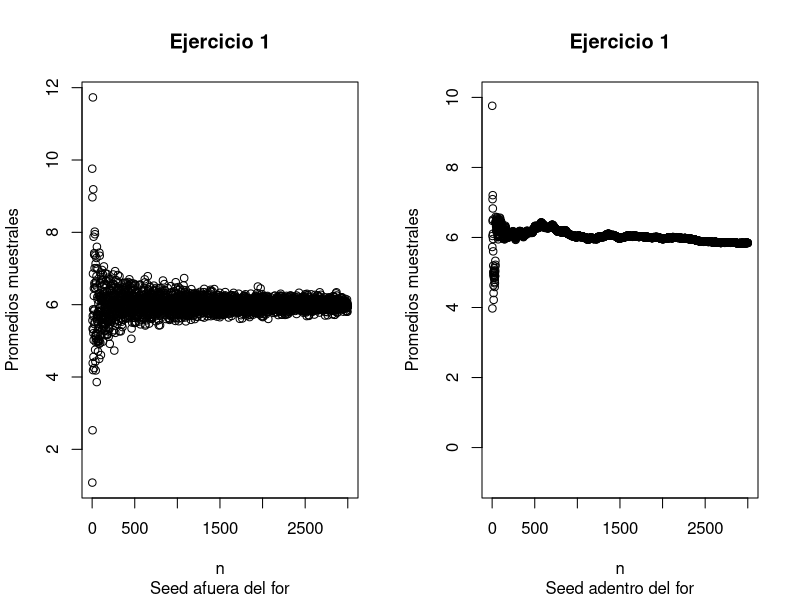
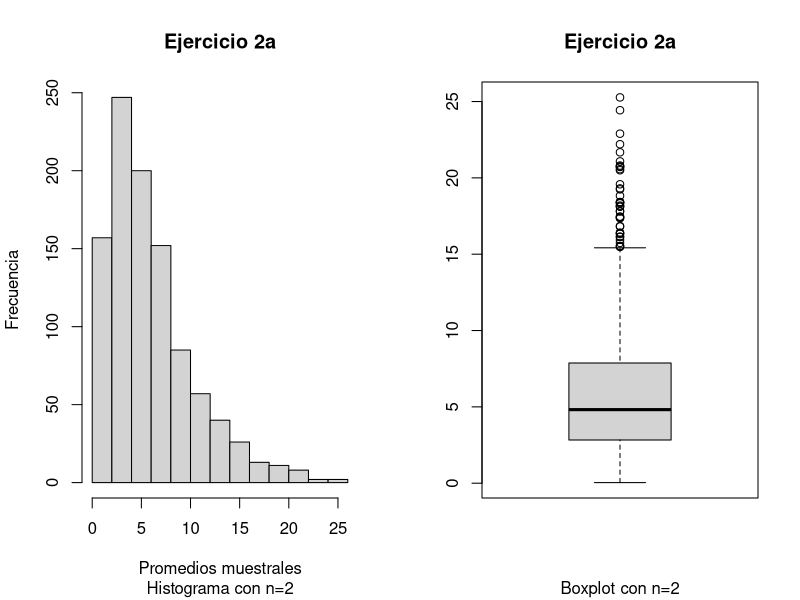
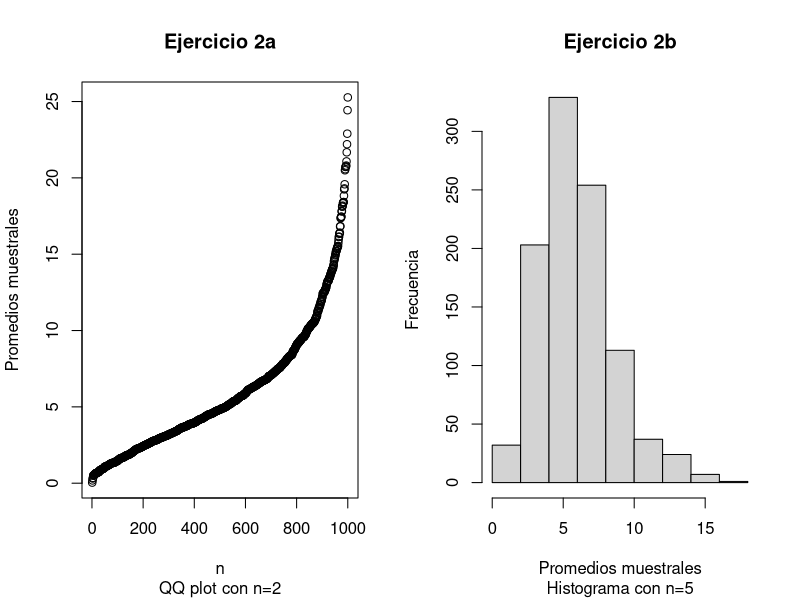
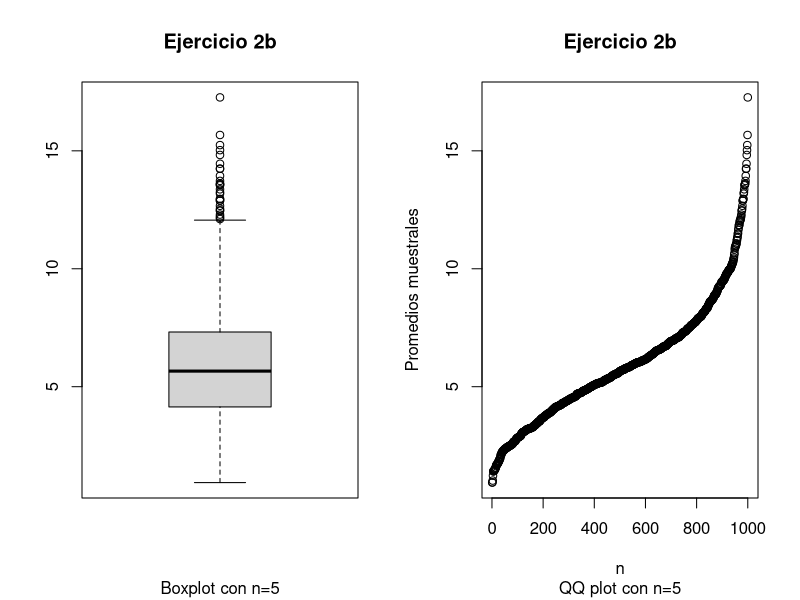
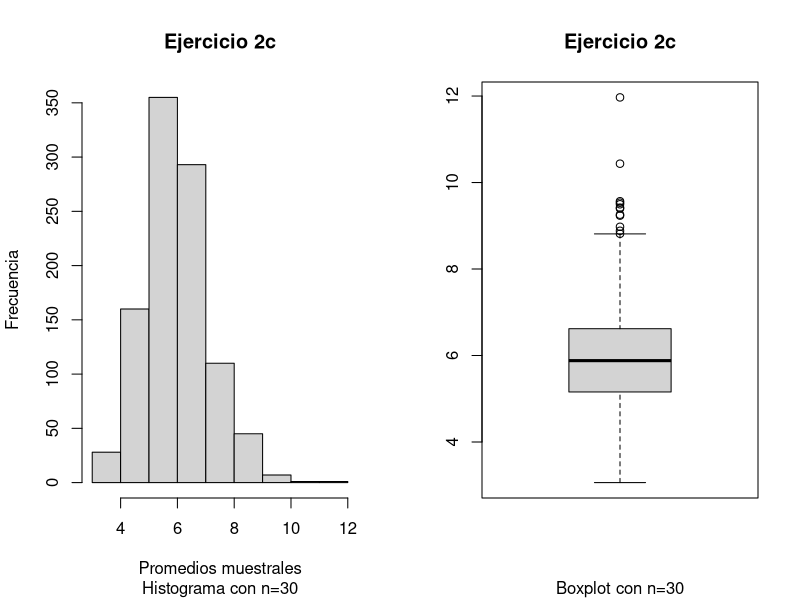
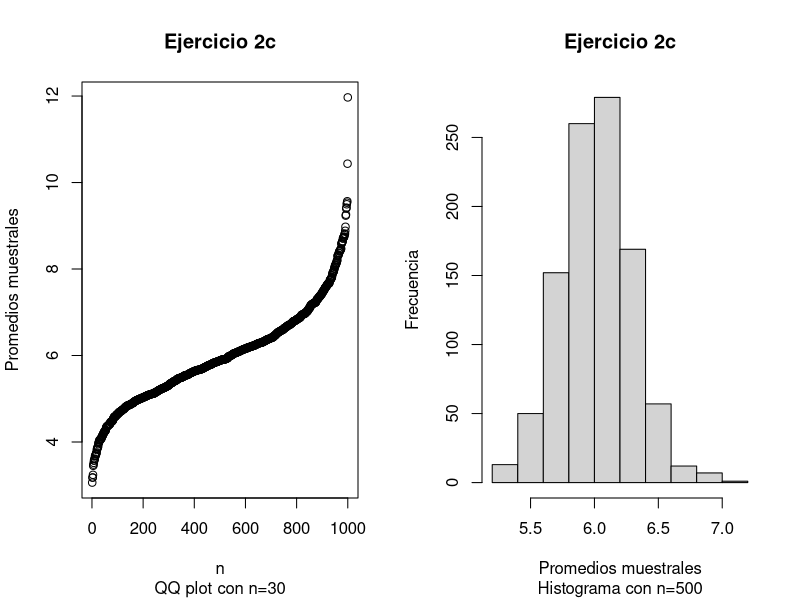
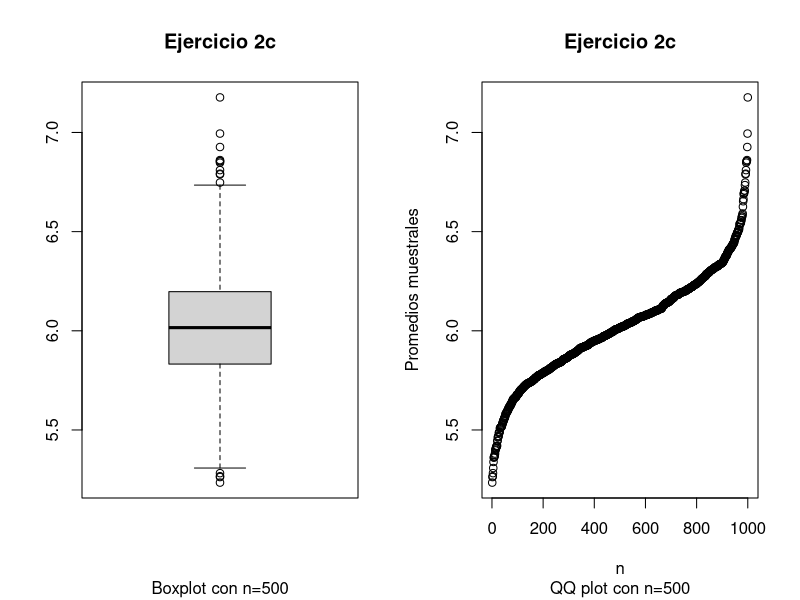
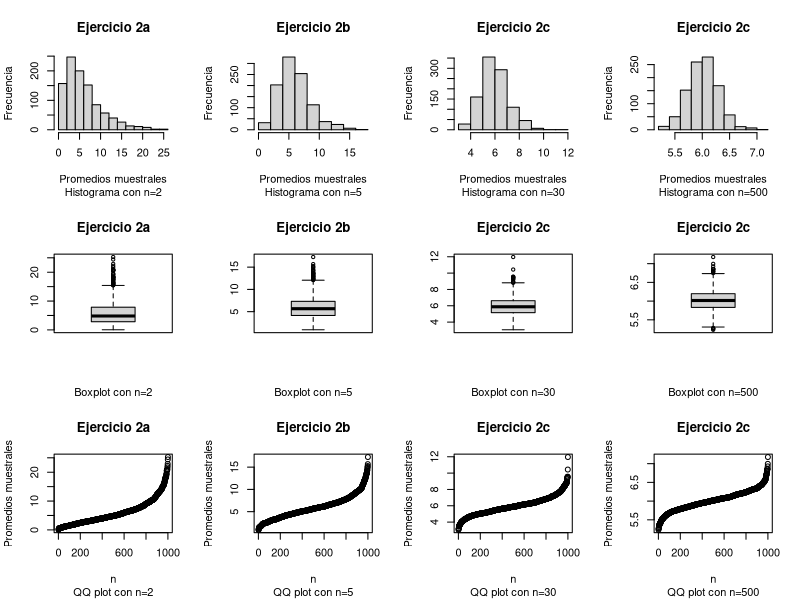

The R script that drew these images, in order:
##EJERCICIO 1

#Fijo la semilla afuera del for
lambda = 1/6
set.seed(17)
promediosMuestrales1 = c()
for(i in 1:3000){
  muestraEjercicio1 = rexp(i, lambda)
  promediosMuestrales1 = c(promediosMuestrales1, sum(muestraEjercicio1)/i)
}

#plot(array(1:3000), promediosMuestrales, main = "Ejercicio 1", sub="Seed afuera del for", xlab="n", ylab="Promedios muestrales")

#Fijo la semilla adentro del for
lambda = 1/6
promediosMuestrales2 = c()
for(i in 1:3000){
  set.seed(17)
  muestraEjercicio1 = rexp(i, lambda)
  promediosMuestrales2 = c(promediosMuestrales2, sum(muestraEjercicio1)/i)
}

#plot(array(1:3000), promediosMuestrales, ylim = c(-1, 10), main = "Ejercicio 1", sub = "Seed adentro del for", xlab="n", ylab = "Promedios muestrales")

# comparación de todos los gráficos del punto 1
par(mfrow=c(1,2))
plot(array(1:3000), promediosMuestrales1, main = "Ejercicio 1", sub="Seed afuera del for", xlab="n", ylab="Promedios muestrales")
plot(array(1:3000), promediosMuestrales2, ylim = c(-1, 10), main = "Ejercicio 1", sub = "Seed adentro del for", xlab="n", ylab = "Promedios muestrales")

## EJERCICIO 2
# (a)
lambda = 1/6
promediosMuestrales1 = c()
for(i in 1:1000){
  muestra = rexp(2, lambda)
  promedio = sum(muestra)/2 
  promediosMuestrales1 = c(promediosMuestrales1, promedio)
}
hist(promediosMuestrales1, main = "Ejercicio 2a", sub = "Histograma con n=2", xlab = "Promedios muestrales", ylab="Frecuencia")
boxplot(promediosMuestrales1, main = "Ejercicio 2a", sub = "Boxplot con n=2")
qqplot(array(1:1000), promediosMuestrales1, main = "Ejercicio 2a", sub = "QQ plot con n=2", xlab = "n", ylab="Promedios muestrales")

# (b)

lambda = 1/6
promediosMuestrales2 = c()
for(i in 1:1000){
  muestra = rexp(5, lambda)
  promedio = sum(muestra)/5
  promediosMuestrales2 = c(promediosMuestrales2, promedio)
}
hist(promediosMuestrales2, main = "Ejercicio 2b", sub = "Histograma con n=5", xlab = "Promedios muestrales", ylab="Frecuencia")
boxplot(promediosMuestrales2, main = "Ejercicio 2b", sub = "Boxplot con n=5")
qqplot(array(1:1000), promediosMuestrales2, main = "Ejercicio 2b", sub = "QQ plot con n=5", xlab = "n", ylab="Promedios muestrales")

# (c)

# n = 30

lambda = 1/6
promediosMuestrales3 = c()
for(i in 1:1000){
  muestra = rexp(30, lambda)
  promedio = sum(muestra)/30
  promediosMuestrales3 = c(promediosMuestrales3, promedio)
}
hist(promediosMuestrales3, main = "Ejercicio 2c", sub = "Histograma con n=30", xlab = "Promedios muestrales", ylab="Frecuencia")
boxplot(promediosMuestrales3, main = "Ejercicio 2c", sub = "Boxplot con n=30")
qqplot(array(1:1000), promediosMuestrales3, main = "Ejercicio 2c", sub = "QQ plot con n=30", xlab = "n", ylab="Promedios muestrales")

# n = 500

lambda = 1/6
promediosMuestrales4 = c()
for(i in 1:1000){
  muestra = rexp(500, lambda)
  promedio = sum(muestra)/500
  promediosMuestrales4 = c(promediosMuestrales4, promedio)
}
hist(promediosMuestrales4, main = "Ejercicio 2c", sub = "Histograma con n=500", xlab = "Promedios muestrales", ylab="Frecuencia")
boxplot(promediosMuestrales4, main = "Ejercicio 2c", sub = "Boxplot con n=500")
qqplot(array(1:1000), promediosMuestrales4, main = "Ejercicio 2c", sub = "QQ plot con n=500", xlab = "n", ylab="Promedios muestrales")

# comparación de todos los gráficos del punto 2
par(mfrow=c(3,4))
hist(promediosMuestrales1, main = "Ejercicio 2a", sub = "Histograma con n=2", xlab = "Promedios muestrales", ylab="Frecuencia")
hist(promediosMuestrales2, main = "Ejercicio 2b", sub = "Histograma con n=5", xlab = "Promedios muestrales", ylab="Frecuencia")
hist(promediosMuestrales3, main = "Ejercicio 2c", sub = "Histograma con n=30", xlab = "Promedios muestrales", ylab="Frecuencia")
hist(promediosMuestrales4, main = "Ejercicio 2c", sub = "Histograma con n=500", xlab = "Promedios muestrales", ylab="Frecuencia")
boxplot(promediosMuestrales1, main = "Ejercicio 2a", sub = "Boxplot con n=2")
boxplot(promediosMuestrales2, main = "Ejercicio 2b", sub = "Boxplot con n=5")
boxplot(promediosMuestrales3, main = "Ejercicio 2c", sub = "Boxplot con n=30")
boxplot(promediosMuestrales4, main = "Ejercicio 2c", sub = "Boxplot con n=500")
qqplot(array(1:1000), promediosMuestrales1, main = "Ejercicio 2a", sub = "QQ plot con n=2", xlab = "n", ylab="Promedios muestrales")
qqplot(array(1:1000), promediosMuestrales2, main = "Ejercicio 2b", sub = "QQ plot con n=5", xlab = "n", ylab="Promedios muestrales")
qqplot(array(1:1000), promediosMuestrales3, main = "Ejercicio 2c", sub = "QQ plot con n=30", xlab = "n", ylab="Promedios muestrales")
qqplot(array(1:1000), promediosMuestrales4, main = "Ejercicio 2c", sub = "QQ plot con n=500", xlab = "n", ylab="Promedios muestrales")

# (e)
data <- data.frame(promediosMuestrales1, promediosMuestrales2, promediosMuestrales3, promediosMuestrales4)
boxplot(data, main = "Ejercicio 2e", sub = "Boxplots con n = 2, 5, 30 y 500", las = 2, names=c("n = 2", "n = 5", "n = 30", "n = 500"))

## EJERCICIO 3

# (a)

lambda = 1/6
# esperanza de una v.a con dist. exponencial = 1/lambda
esperanza = 1/lambda
# varianza de una v.a con dist. exponencial = 1/(lambda ^ 2)
varianza = 1/(lambda ^ 2)

# (b)

transformaciones1 = c()
for(i in 1:1000){
  muestra = rexp(2, lambda)
  transformacion = (sum(muestra)/2 - esperanza)/sqrt(varianza/2) 
  transformaciones1 = c(transformaciones1, transformacion)
}

transformaciones2 = c()
for(i in 1:1000){
  muestra = rexp(5, lambda)
  transformacion = (sum(muestra)/5 - esperanza)/sqrt(varianza/5) 
  transformaciones2 = c(transformaciones2, transformacion)
}

transformaciones3 = c()
for(i in 1:1000){
  muestra = rexp(30, lambda)
  transformacion = (sum(muestra)/30 - esperanza)/sqrt(varianza/30) 
  transformaciones3 = c(transformaciones3, transformacion)
}

transformaciones4 = c()
for(i in 1:1000){
  muestra = rexp(500, lambda)
  transformacion = (sum(muestra)/500 - esperanza)/sqrt(varianza/500) 
  transformaciones4 = c(transformaciones4, transformacion)
}

# data <- data.frame(transformaciones1, transformaciones2, transformaciones3, transformaciones4)
# boxplot(data, main = "Ejercicio 3b", sub = "Transformaciones con n = 2, 5, 30 y 500", las = 2, names=c("n = 2", "n = 5", "n = 30", "n = 500"))
# par(mfrow=c(1,4))
# qqplot(array(1:1000), transformaciones1, main = "Ejercicio 3b", sub = "QQ plot con n=2", xlab = "n", ylab="Promedios muestrales")
# qqplot(array(1:1000), transformaciones2, main = "Ejercicio 3b", sub = "QQ plot con n=5", xlab = "n", ylab="Promedios muestrales")
# qqplot(array(1:1000), transformaciones3, main = "Ejercicio 3b", sub = "QQ plot con n=30", xlab = "n", ylab="Promedios muestrales")
# qqplot(array(1:1000), transformaciones4, main = "Ejercicio 3b", sub = "QQ plot con n=500", xlab = "n", ylab="Promedios muestrales")

# (c)

par(mfrow=c(1,4))
hist(transformaciones1, prob=TRUE, xlim = c(-5,5), ylim = c(0,0.6), main = "Ejercicio 3c", sub = "Histograma con n=2", xlab = "Valor aproximado", ylab="Frecuencia")
curve(dnorm(x, mean = 0, sd = 1), col="blue", add = TRUE)
hist(transformaciones2, prob=TRUE, xlim = c(-5,5), ylim = c(0,0.6), main = "Ejercicio 3c", sub = "Histograma con n=5", xlab = "Valor aproximado", ylab="Frecuencia")
curve(dnorm(x, mean = 0, sd = 1),col="blue", add = TRUE)
hist(transformaciones3, prob=TRUE, xlim = c(-5,5), ylim = c(0,0.6), main = "Ejercicio 3c", sub = "Histograma con n=30", xlab = "Valor aproximado", ylab="Frecuencia")
curve(dnorm(x, mean = 0, sd = 1),col="blue", add = TRUE)
hist(transformaciones4, prob=TRUE, xlim = c(-5,5), ylim = c(0,0.6), main = "Ejercicio 3c", sub = "Histograma con n=500", xlab = "Valor aproximado", ylab="Frecuencia")
curve(dnorm(x, mean = 0, sd = 1),col="blue", add = TRUE)

## EJERCICIO 4

# (1)

#Fijo la semilla afuera del for
n = 5
p = 0.1
set.seed(17)
promediosMuestrales1 = c()
for(i in 1:3000){
  muestraEjercicio1 = rbinom(i, n, p)
  promediosMuestrales1 = c(promediosMuestrales1, sum(muestraEjercicio1)/i)
}

#plot(array(1:3000), promediosMuestrales, main = "Ejercicio 1", sub="Seed afuera del for", xlab="n", ylab="Promedios muestrales")

#Fijo la semilla adentro del for
promediosMuestrales2 = c()
for(i in 1:3000){
  set.seed(17)
  muestraEjercicio1 = rbinom(i, n, p)
  promediosMuestrales2 = c(promediosMuestrales2, sum(muestraEjercicio1)/i)
}

#plot(array(1:3000), promediosMuestrales, ylim = c(-1, 10), main = "Ejercicio 1", sub = "Seed adentro del for", xlab="n", ylab = "Promedios muestrales")

# comparación de todos los gráficos del punto 1
par(mfrow=c(1,2))
plot(array(1:3000), promediosMuestrales1, main = "Ejercicio 1", sub="Seed afuera del for", xlab="n", ylab="Promedios muestrales")
plot(array(1:3000), promediosMuestrales2, main = "Ejercicio 1", sub = "Seed adentro del for", xlab="n", ylab = "Promedios muestrales")

# (2.a)
n = 5
p = 0.1
promediosMuestrales1 = c()
for(i in 1:1000){
  muestra = rbinom(2, n, p)
  promedio = sum(muestra)/2 
  promediosMuestrales1 = c(promediosMuestrales1, promedio)
}
# hist(promediosMuestrales1, main = "Ejercicio 2a", sub = "Histograma con n=2", xlab = "Promedios muestrales", ylab="Frecuencia")
# boxplot(promediosMuestrales1, main = "Ejercicio 2a", sub = "Boxplot con n=2")
# qqplot(array(1:1000), promediosMuestrales1, main = "Ejercicio 2a", sub = "QQ plot con n=2", xlab = "n", ylab="Promedios muestrales")

# (2.b)

n = 5
p = 0.1
promediosMuestrales2 = c()
for(i in 1:1000){
  muestra = rbinom(5, n, p)
  promedio = sum(muestra)/5
  promediosMuestrales2 = c(promediosMuestrales2, promedio)
}
# hist(promediosMuestrales2, main = "Ejercicio 2b", sub = "Histograma con n=5", xlab = "Promedios muestrales", ylab="Frecuencia")
# boxplot(promediosMuestrales2, main = "Ejercicio 2b", sub = "Boxplot con n=5")
# qqplot(array(1:1000), promediosMuestrales2, main = "Ejercicio 2b", sub = "QQ plot con n=5", xlab = "n", ylab="Promedios muestrales")

# (2.c)

# n = 30

n = 5
p = 0.1
promediosMuestrales3 = c()
for(i in 1:1000){
  muestra = rbinom(30, n, p)
  promedio = sum(muestra)/30
  promediosMuestrales3 = c(promediosMuestrales3, promedio)
}
# hist(promediosMuestrales3, main = "Ejercicio 2c", sub = "Histograma con n=30", xlab = "Promedios muestrales", ylab="Frecuencia")
# boxplot(promediosMuestrales3, main = "Ejercicio 2c", sub = "Boxplot con n=30")
# qqplot(array(1:1000), promediosMuestrales3, main = "Ejercicio 2c", sub = "QQ plot con n=30", xlab = "n", ylab="Promedios muestrales")

# n = 500

n = 5
p = 0.1
promediosMuestrales4 = c()
for(i in 1:1000){
  muestra = rbinom(500, n, p)
  promedio = sum(muestra)/500
  promediosMuestrales4 = c(promediosMuestrales4, promedio)
}
# hist(promediosMuestrales4, main = "Ejercicio 2c", sub = "Histograma con n=500", xlab = "Promedios muestrales", ylab="Frecuencia")
# boxplot(promediosMuestrales4, main = "Ejercicio 2c", sub = "Boxplot con n=500")
# qqplot(array(1:1000), promediosMuestrales4, main = "Ejercicio 2c", sub = "QQ plot con n=500", xlab = "n", ylab="Promedios muestrales")

# comparación de todos los gráficos del punto 2
 par(mfrow=c(1,4))
# hist(promediosMuestrales1, main = "Ejercicio 2a", sub = "Histograma con n=2", xlab = "Promedios muestrales", ylab="Frecuencia")
# hist(promediosMuestrales2, main = "Ejercicio 2b", sub = "Histograma con n=5", xlab = "Promedios muestrales", ylab="Frecuencia")
# hist(promediosMuestrales3, main = "Ejercicio 2c", sub = "Histograma con n=30", xlab = "Promedios muestrales", ylab="Frecuencia")
# hist(promediosMuestrales4, main = "Ejercicio 2c", sub = "Histograma con n=500", xlab = "Promedios muestrales", ylab="Frecuencia")
# boxplot(promediosMuestrales1, main = "Ejercicio 2a", sub = "Boxplot con n=2")
# boxplot(promediosMuestrales2, main = "Ejercicio 2b", sub = "Boxplot con n=5")
# boxplot(promediosMuestrales3, main = "Ejercicio 2c", sub = "Boxplot con n=30")
# boxplot(promediosMuestrales4, main = "Ejercicio 2c", sub = "Boxplot con n=500")
 qqnorm(promediosMuestrales1, main = "Ejercicio 2a", sub = "QQ plot con n=2", xlab = "n", ylab="Promedios muestrales")
 qqline(promediosMuestrales1)
 qqnorm(promediosMuestrales2, main = "Ejercicio 2b", sub = "QQ plot con n=5", xlab = "n", ylab="Promedios muestrales")
 qqline(promediosMuestrales2)
 qqnorm(promediosMuestrales3, main = "Ejercicio 2c", sub = "QQ plot con n=30", xlab = "n", ylab="Promedios muestrales")
 qqline(promediosMuestrales3)
 qqnorm(promediosMuestrales4, main = "Ejercicio 2c", sub = "QQ plot con n=500", xlab = "n", ylab="Promedios muestrales")
 qqline(promediosMuestrales4)
 
# (2.e)
data <- data.frame(promediosMuestrales1, promediosMuestrales2, promediosMuestrales3, promediosMuestrales4)
boxplot(data, main = "Ejercicio 2e", sub = "Boxplots con n = 2, 5, 30 y 500", las = 2, names=c("n = 2", "n = 5", "n = 30", "n = 500"))

# (3.a)

n = 5
p = 0.1
# esperanza de una v.a con dist. binomial = n*p
esperanza = n*p
# varianza de una v.a con dist. binomial = n*p*(1-p)
varianza = n*p*(1-p)

# (3.b)

transformaciones1 = c()
for(i in 1:1000){
  muestra = rbinom(2, n, p)
  transformacion = (sum(muestra)/2 - esperanza)/sqrt(varianza/2) 
  transformaciones1 = c(transformaciones1, transformacion)
}

transformaciones2 = c()
for(i in 1:1000){
  muestra = rbinom(5, n, p)
  transformacion = (sum(muestra)/5 - esperanza)/sqrt(varianza/5) 
  transformaciones2 = c(transformaciones2, transformacion)
}

transformaciones3 = c()
for(i in 1:1000){
  muestra = rbinom(30, n, p)
  transformacion = (sum(muestra)/30 - esperanza)/sqrt(varianza/30) 
  transformaciones3 = c(transformaciones3, transformacion)
}

transformaciones4 = c()
for(i in 1:1000){
  muestra = rbinom(500, n, p)
  transformacion = (sum(muestra)/500 - esperanza)/sqrt(varianza/500) 
  transformaciones4 = c(transformaciones4, transformacion)
}

# data <- data.frame(transformaciones1, transformaciones2, transformaciones3, transformaciones4)
# boxplot(data, main = "Ejercicio 3b", sub = "Transformaciones con n = 2, 5, 30 y 500", las = 2, names=c("n = 2", "n = 5", "n = 30", "n = 500"))
# par(mfrow=c(1,4))
# qqplot(array(1:1000), transformaciones1, main = "Ejercicio 3b", sub = "QQ plot con n=2", xlab = "n", ylab="Promedios muestrales")
# qqplot(array(1:1000), transformaciones2, main = "Ejercicio 3b", sub = "QQ plot con n=5", xlab = "n", ylab="Promedios muestrales")
# qqplot(array(1:1000), transformaciones3, main = "Ejercicio 3b", sub = "QQ plot con n=30", xlab = "n", ylab="Promedios muestrales")
# qqplot(array(1:1000), transformaciones4, main = "Ejercicio 3b", sub = "QQ plot con n=500", xlab = "n", ylab="Promedios muestrales")

# (3.c)

par(mfrow=c(1,4))
hist(transformaciones1, prob=TRUE, xlim = c(-5,5), ylim = c(0,0.8), main = "Ejercicio 3c", sub = "Histograma con n=2", xlab = "Valor aproximado", ylab="Frecuencia")
curve(dnorm(x, mean = 0, sd = 1),col="blue", add = TRUE)
hist(transformaciones2, prob=TRUE, xlim = c(-5,5), ylim = c(0,0.8), main = "Ejercicio 3c", sub = "Histograma con n=5", xlab = "Valor aproximado", ylab="Frecuencia")
curve(dnorm(x, mean = 0, sd = 1),col="blue", add = TRUE)
hist(transformaciones3, prob=TRUE, xlim = c(-5,5), ylim = c(0,0.8), main = "Ejercicio 3c", sub = "Histograma con n=30", xlab = "Valor aproximado", ylab="Frecuencia")
curve(dnorm(x, mean = 0, sd = 1),col="blue", add = TRUE)
hist(transformaciones4, prob=TRUE, xlim = c(-5,5), ylim = c(0,0.8), main = "Ejercicio 3c", sub = "Histograma con n=500", xlab = "Valor aproximado", ylab="Frecuencia")
curve(dnorm(x, mean = 0, sd = 1),col="blue", add = TRUE)
